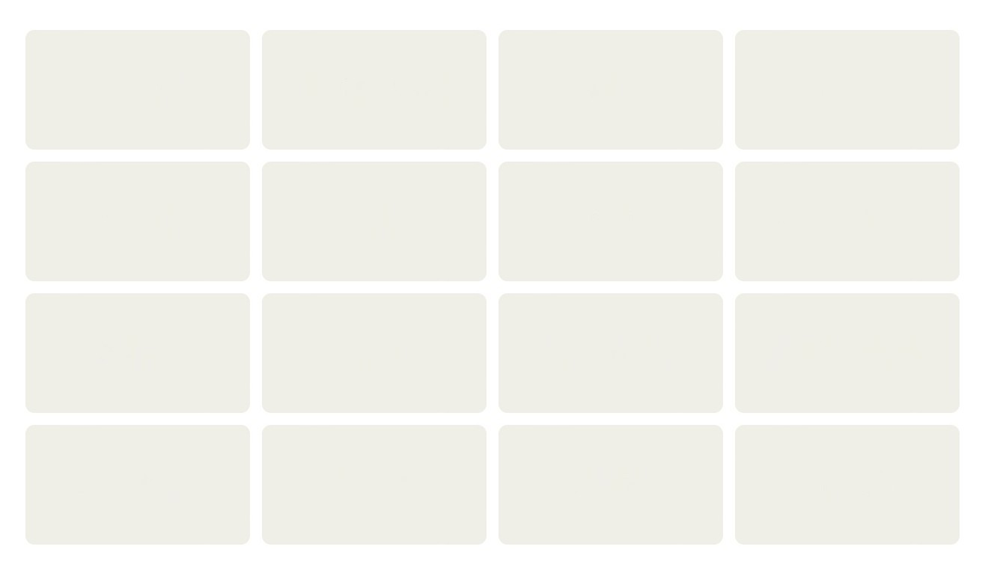
#> input picture Image and Sound Processing/Kunle O_HW2/HW2/hw2_files/part1/image_part1a.png, 1000 x 576 px, shrunk from 1336 x 770 before the run
$ python p1_opencv_code.py
#> lines starting #> are read from the running program, lines starting #| are printed output that depends on the picture; after the words box and inside, x2 and y2 are one past the last pixel; in counts of white or black regions, pixels touching at a corner belong together
import cv2 as cv
import numpy as np
from google.colab.patches import cv2_imshow
import matplotlib.pyplot as plt


# Part 1a

img = cv.imread('image_part1a.png', cv.IMREAD_GRAYSCALE) # read image
#> img: shape (576, 1000); min 234, max 255, mean 242.2

kernel_erode = cv.getStructuringElement(cv.MORPH_RECT,(50, 1)) # create a kernel for erosion
kernel_dilate = cv.getStructuringElement(cv.MORPH_RECT,(90, 1)) # create a kernel for dilation

img2 = (img == 255).astype(np.uint8)    # 1 is the foreground (lines) and 0 is the background
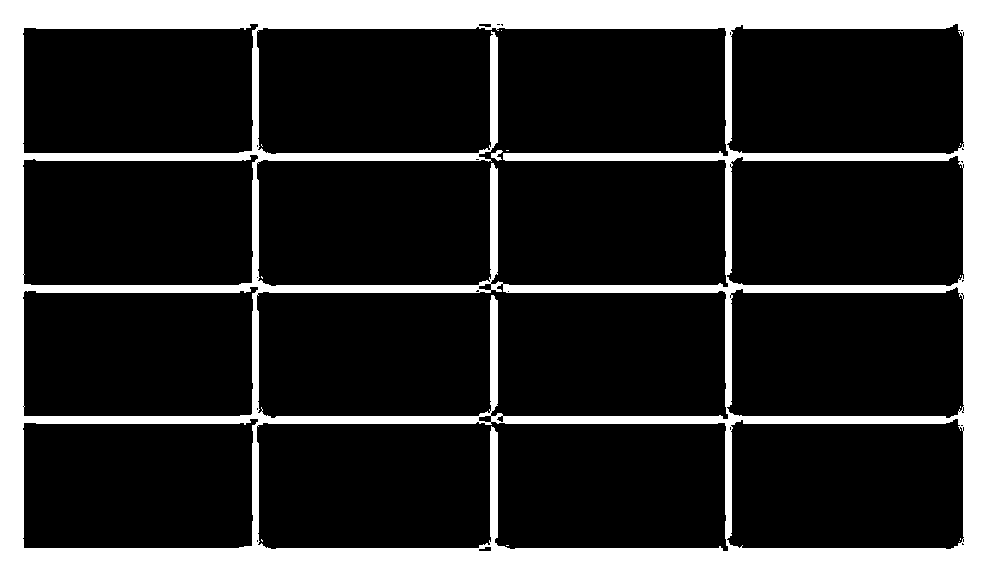
#> img2: shape (576, 1000); values 0 (black) and 1 (white), 21% white; 16 white regions (14 under 20 px), largest, box (x1, y1, x2, y2) and area: (0, 0, 1000, 576) 120892, (491, 150, 503, 161) 72

erosion = cv.erode(img2,kernel_erode,iterations = 1) # apply erosion
#> erosion: shape (576, 1000); values 0 (black) and 1 (white), 13.9% white; 4 white regions, box (x1, y1, x2, y2) and area: (0, 0, 1000, 576) 70412, (0, 416, 461, 424) 3178, (0, 153, 461, 161) 3137, (0, 284, 461, 293) 3113
dilate = cv.dilate(erosion, kernel_dilate, iterations=1, borderValue=0) # apply dilation
#> dilate: shape (576, 1000); values 0 (black) and 1 (white), 18.9% white; 1 white region, box (x1, y1, x2, y2) and area: (0, 0, 1000, 576) 108787

imgb = cv.imread('image_part1b.png', cv.IMREAD_GRAYSCALE) # read image
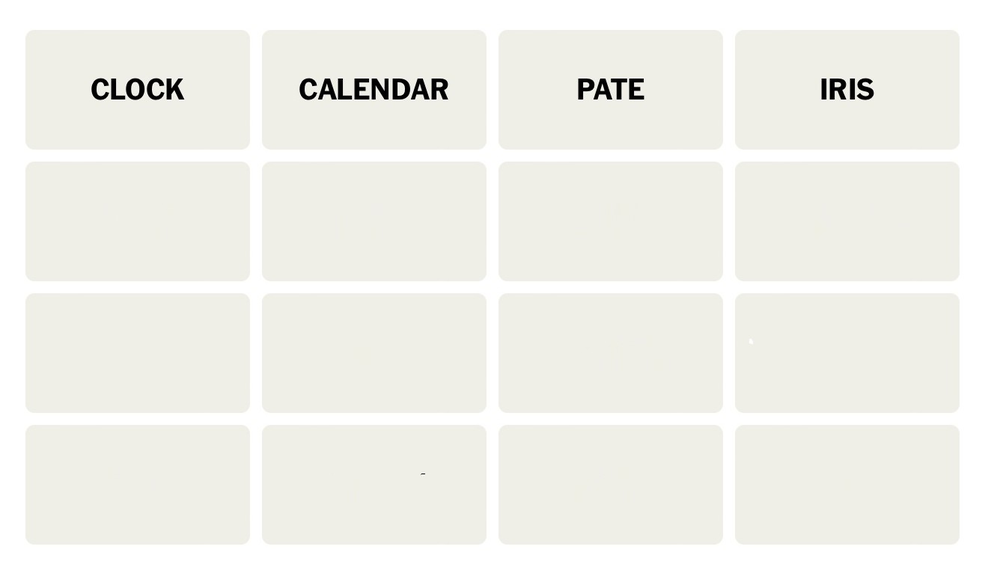
#> input picture Image and Sound Processing/Kunle O_HW2/HW2/hw2_files/part1/image_part1b.png, 1000 x 576 px, shrunk from 1336 x 770 before the run
#> imgb: shape (576, 1000); min 0, max 255, mean 240.6
ret, img2b = cv.threshold(imgb, 200, 255, cv.THRESH_BINARY) # threshold the image
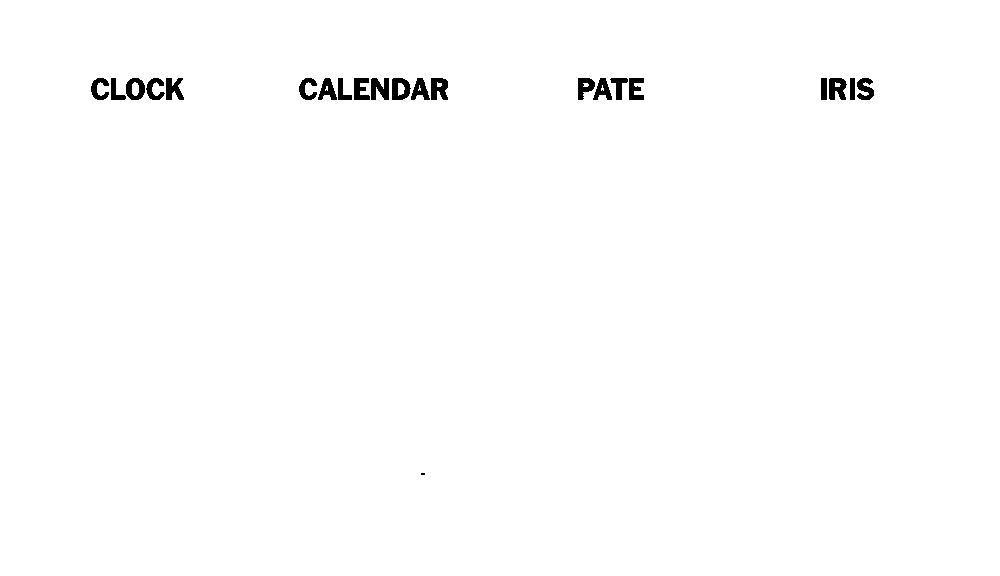
#> img2b: shape (576, 1000); 99.2% white; 22 black regions (1 under 20 px), largest, box (x1, y1, x2, y2) and area: (371, 78, 389, 100) 296, (431, 78, 448, 100) 294, (829, 78, 847, 100) 292

partb = (img2b == 0).astype(np.uint8) # 0 is the background
result_horizontal = partb + dilate # add the two images
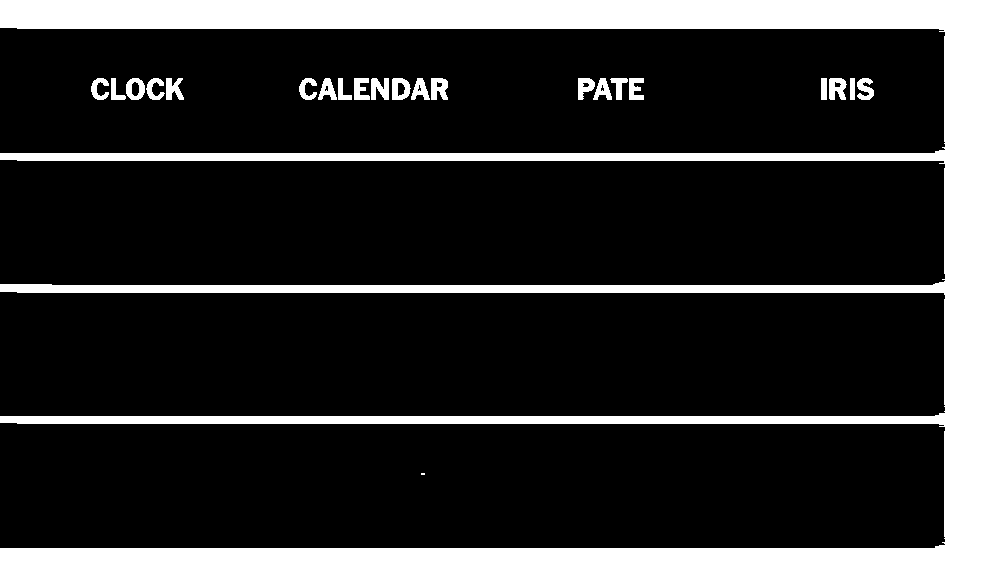
#> result_horizontal: shape (576, 1000); values 0 (black) and 1 (white), 19.7% white; 23 white regions (1 under 20 px), largest, box (x1, y1, x2, y2) and area: (0, 0, 1000, 576) 108787, (371, 78, 389, 100) 296, (431, 78, 448, 100) 294

plt.imshow(result_horizontal, cmap='gray') # show the result

# Part 1b

img = cv.imread('image_part1a.png', cv.IMREAD_GRAYSCALE)

kernel_dilate = cv.getStructuringElement(cv.MORPH_RECT,(1, 50))
kernel_erode = cv.getStructuringElement(cv.MORPH_RECT,(1, 90))

img2 = (img == 255).astype(np.uint8)

dilate = cv.dilate(img2, kernel_dilate, iterations=1 )
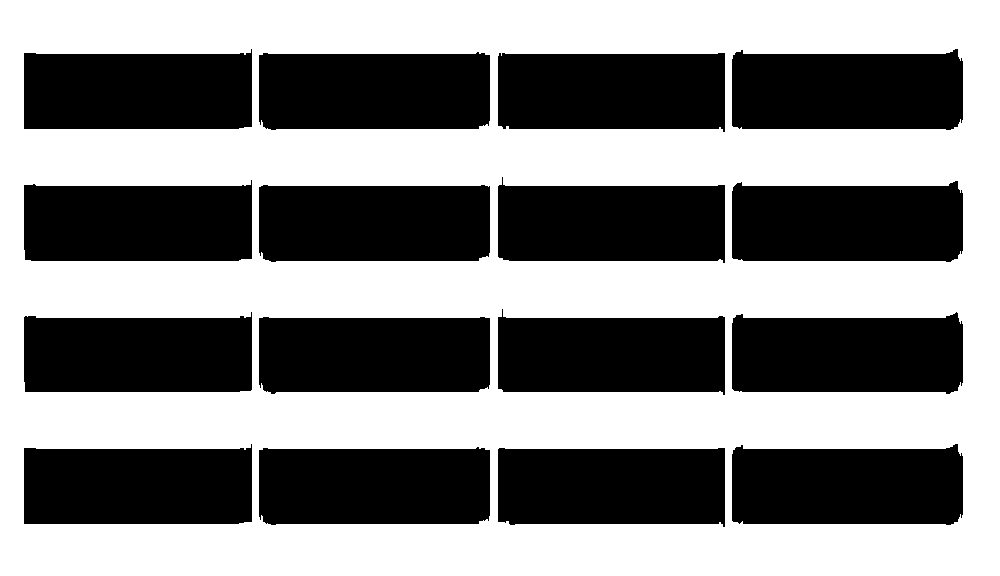
#> dilate: shape (576, 1000); values 0 (black) and 1 (white), 52.5% white; 16 black regions, largest, box (x1, y1, x2, y2) and area: (732, 49, 963, 130) 17287, (732, 444, 963, 525) 17284, (732, 181, 963, 262) 17283
erosion = cv.erode(dilate,kernel_erode,iterations = 1, borderValue=1)
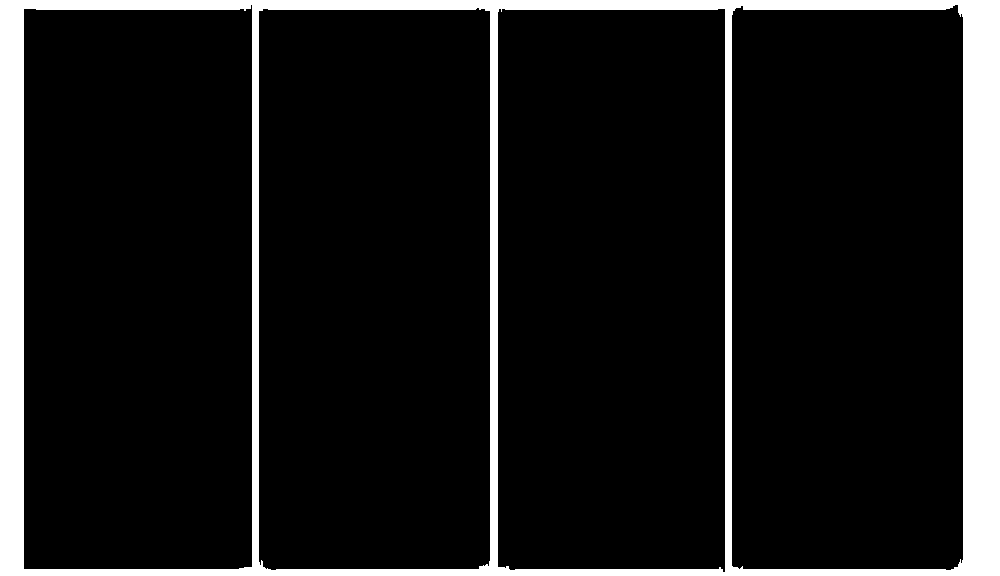
#> erosion: shape (576, 1000); values 0 (black) and 1 (white), 11% white; 1 white region, box (x1, y1, x2, y2) and area: (0, 0, 1000, 576) 63512

result_vertical = partb + erosion
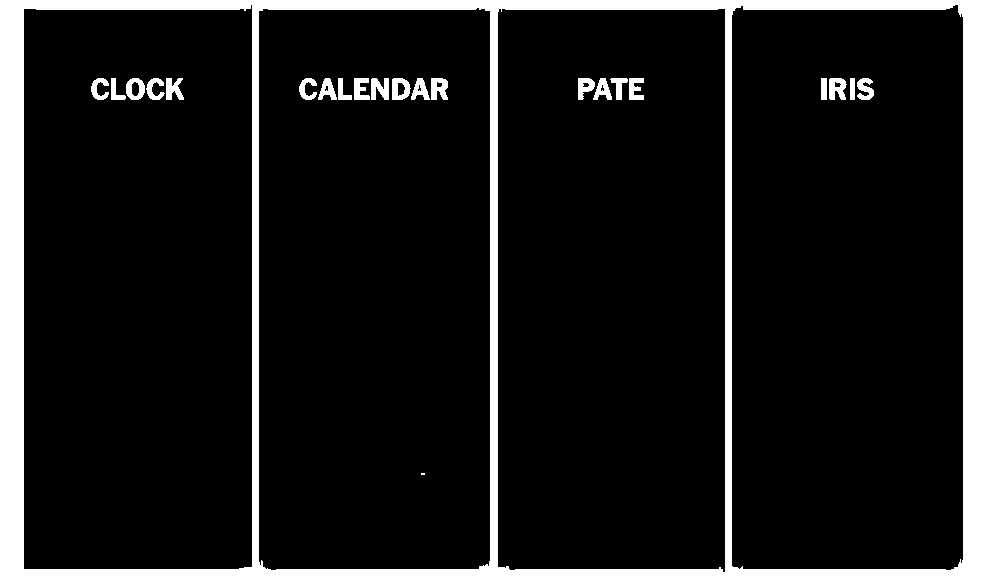
#> result_vertical: shape (576, 1000); values 0 (black) and 1 (white), 11.9% white; 23 white regions (1 under 20 px), largest, box (x1, y1, x2, y2) and area: (0, 0, 1000, 576) 63512, (371, 78, 389, 100) 296, (431, 78, 448, 100) 294
plt.imshow(result_vertical, cmap='gray')
